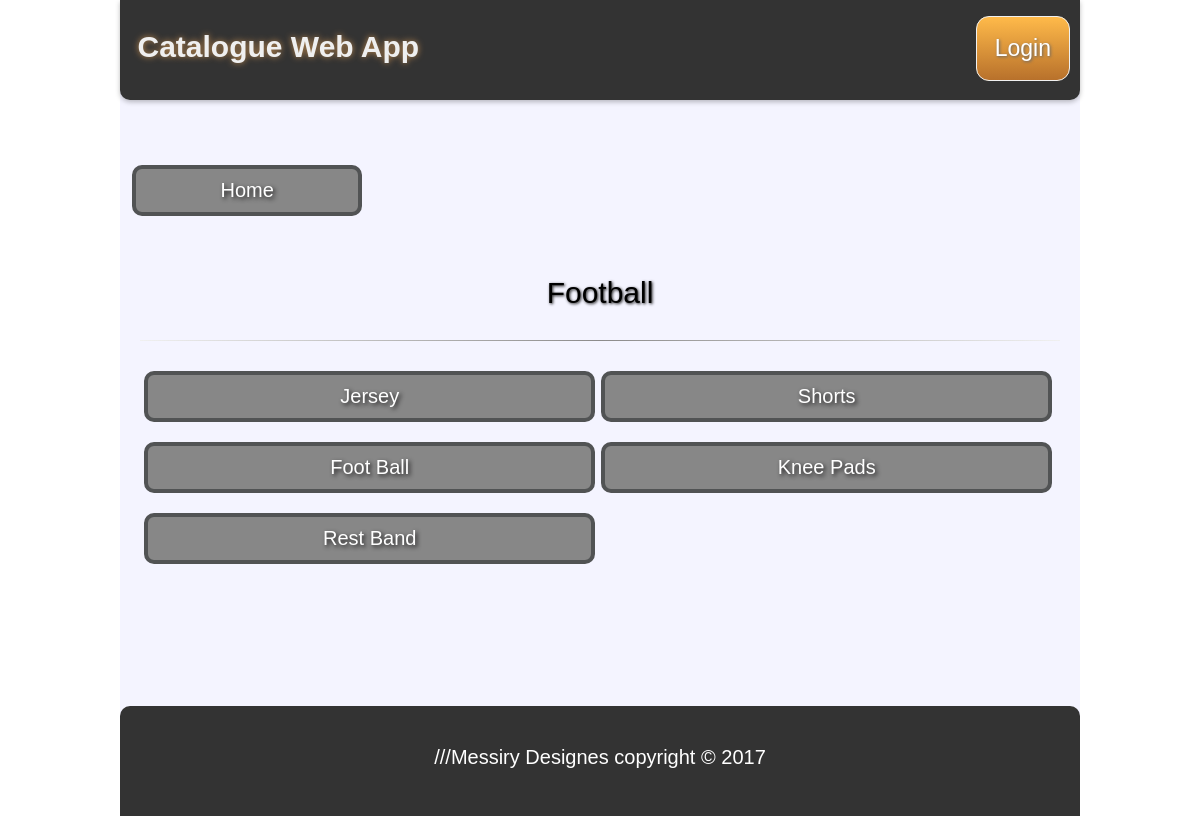
/category/3, run on an earlier commit of the app's database.
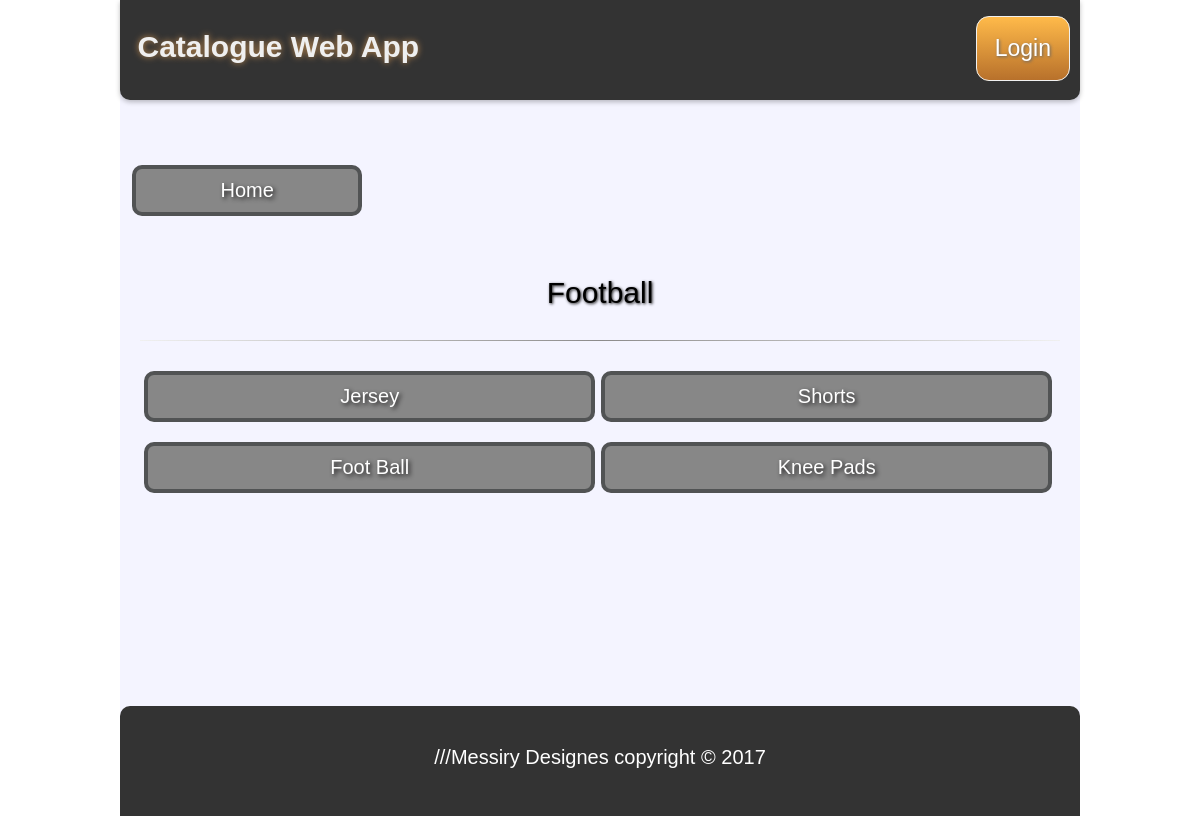
And on a later commit of the database.
### database_setup.py (models this page shows, shortened)
class Cat_Item(Base):
    __tablename__ = 'cat_item'
    name = Column(String(80), nullable=False)
    id = Column(Integer, primary_key=True)
    description = Column(String(250), nullable=False)
    date = Column(DateTime, default=datetime.datetime.utcnow)
    category_id = Column(Integer, ForeignKey('category.id'))
    category = relationship(Category)
    user_id = Column(Integer, ForeignKey('user.id'))
    user = relationship(User)

### app.py (the view, shortened to what this page needs)
@app.route('/category/<int:cat_id>', methods=['GET'])
def Show_Category(cat_id):
    cat = session.query(Category).filter_by(id=cat_id).one()
    items = session.query(Cat_Item).filter_by(category_id=cat_id).all()
    if 'username' not in login_session:
        return render_template('puplic_category.html',
                               items=items,
                               cat=cat,
                               cat_id=cat_id)

### templates/puplic_category.html
{% extends "struct.html" %}
{% block content %}
{% include "header.html" %}
<div class="content-container">
        <div class="btns-wrapper-1">
            <div class="action-btn">
                <a href="{{url_for('Main_Index')}}">
                    <button class="btn-4">Home</button>
                </a>
            </div>
        </div>
        <div class="block-header">
            <p class="item-name">{{cat.name}}</p>
        </div>
        <hr>
        <div class="items-container">
        {% if items %}
            {% for item in items %}
            <div class="cat-item">
                <a href="{{url_for('Show_Item',cat_id=cat['id'],item_id=item['id'])}}">
                    <button class="btn-4">{{item.name}}</button>
                </a>
            </div>
            {% endfor %}
        {% else %}
            <p style="font-size: 20px; font-family: arial;">NO Items</p>
        {% endif %}
        </div>
</div>
{% endblock %}

What changed in the data, as far as the page shows it:
no longer on this page (row edited): Cat_Item: name "Rest Band"
